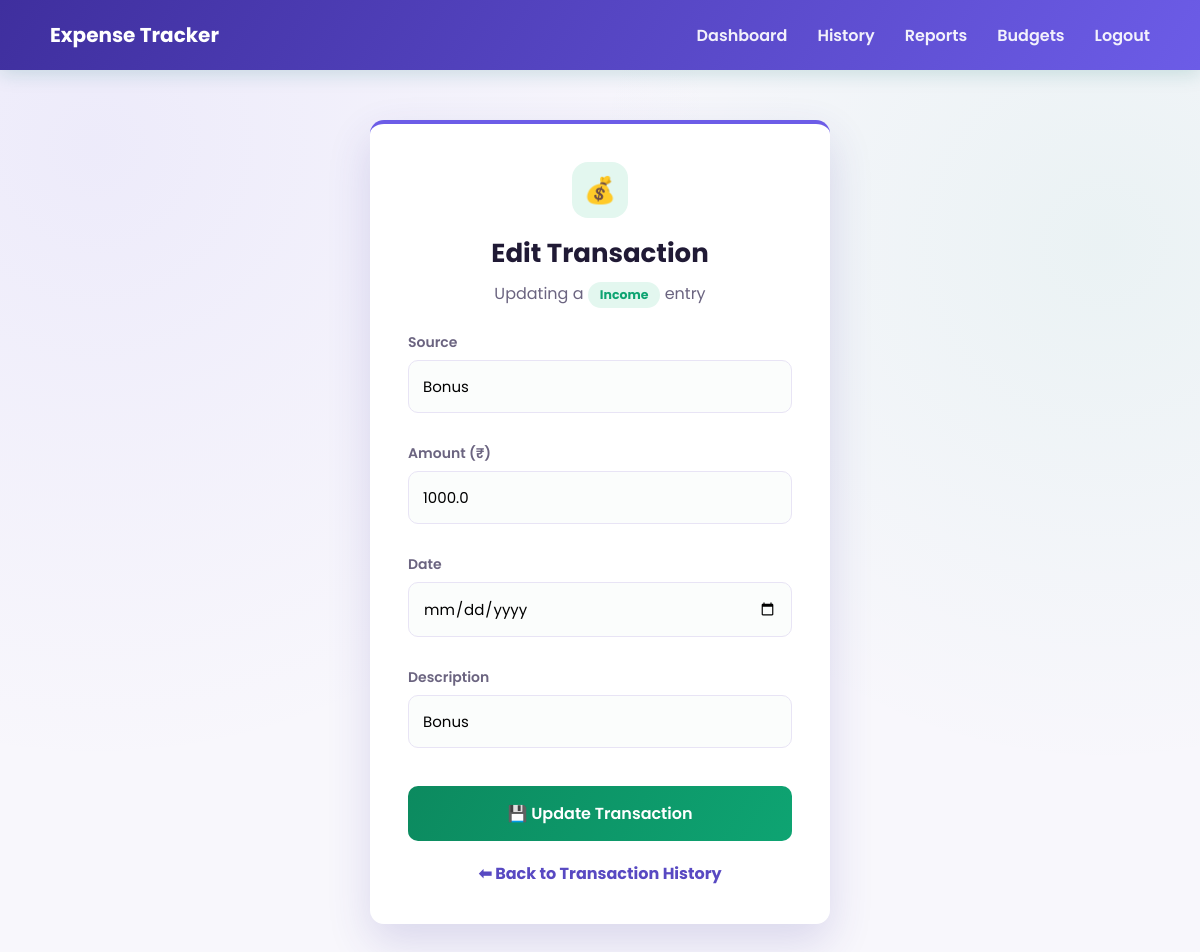
Page /edit_transaction/18 (signed in) on the earlier database version.
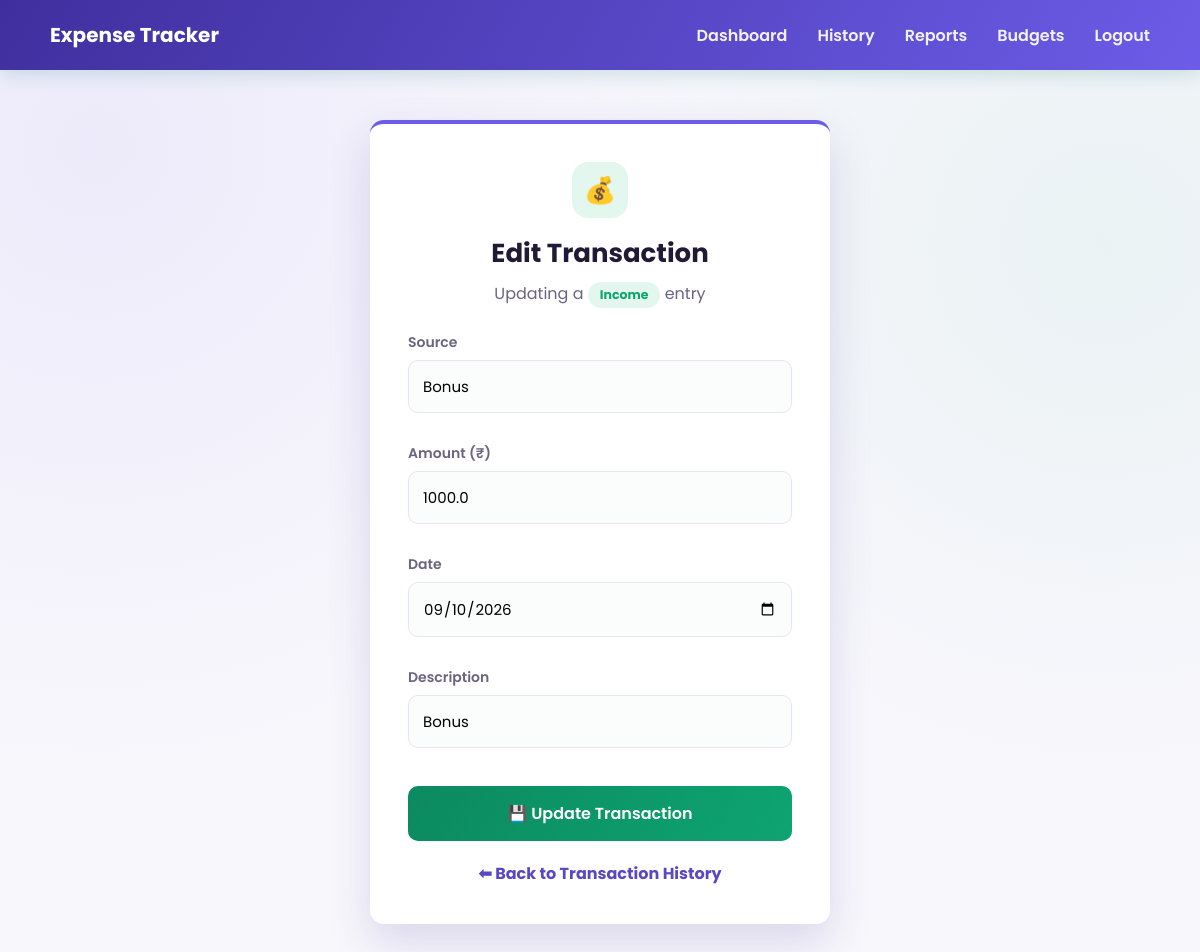
Same page on the later database version.
### tables this page shows
CREATE TABLE transactions(
    id INTEGER PRIMARY KEY AUTOINCREMENT,
    user_id INTEGER,
    type TEXT NOT NULL,
    amount REAL NOT NULL,
    category TEXT NOT NULL,
    description TEXT, date TEXT,
    FOREIGN KEY(user_id) REFERENCES users(id)
);

### app.py (the view, shortened to what this page needs)
@app.route("/edit_transaction/<int:transaction_id>", methods=["GET", "POST"])
@login_required
def edit_transaction(transaction_id):
    conn = get_db()
    cursor = conn.cursor()
    cursor.execute(
        "SELECT id, type, amount, category, description, date FROM transactions WHERE id=? AND user_id=?",
        (transaction_id, session["user_id"])
    )
    transaction = cursor.fetchone()
    if transaction is None:
        conn.close()
        flash("Transaction not found.")
        return redirect(url_for("transaction_history"))
    conn.close()
    return render_template("edit_transaction.html", transaction=transaction)

### app.py (called while the page is built)
def get_db():
    conn = sqlite3.connect(DB_NAME)
    conn.row_factory = sqlite3.Row
    return conn

def login_required(view_func):
    @wraps(view_func)
    def wrapped(*args, **kwargs):
        if "user_id" not in session:
            flash("Please log in to continue.")
            return redirect(url_for("login"))
        return view_func(*args, **kwargs)
    return wrapped

@app.context_processor
def inject_user():
    return {"current_user_name": session.get("user_name")}

### templates/edit_transaction.html (shortened to what this page needs)
<!DOCTYPE html>
<html lang="en">
<head>
    <link rel="stylesheet"
          href="{{ url_for('static', filename='css/style.css') }}">
</head>
<body>
<nav>
    <h2>Expense Tracker</h2>
    <ul>
        <li><a href="{{ url_for('dashboard') }}">Dashboard</a></li>
        <li><a href="{{ url_for('transaction_history') }}">History</a></li>
        <li><a href="{{ url_for('reports') }}">Reports</a></li>
        <li><a href="{{ url_for('budgets') }}">Budgets</a></li>
        <li><a href="{{ url_for('logout') }}">Logout</a></li>
    </ul>
</nav>
<div class="form-page">
    <div class="expense-container {{ 'income-mode' if transaction[1]=='Income' else 'expense-mode' }}">
        <div class="form-icon-header">{{ '💰' if transaction[1]=='Income' else '💸' }}</div>
        <h1>Edit Transaction</h1>
        <p class="form-subtext">
            Updating a
            <span class="type-badge {{ 'income' if transaction[1]=='Income' else 'expense' }}">{{ transaction[1] }}</span>
            entry
        </p>
        <form method="POST">
            <label>{{ 'Source' if transaction[1]=='Income' else 'Category' }}</label>
            <input
                type="text"
                name="category"
                value="{{ transaction[3] }}"
                required
            >
            <label>Amount (₹)</label>
            <input
                type="number"
                name="amount"
                min="0.01"
                step="0.01"
                value="{{ transaction[2] }}"
                required
            >
            <label>Date</label>
            <input
                type="date"
                name="date"
                value="{{ transaction[5] or '' }}"
                required
            >
            <label>Description</label>
            <input
                type="text"
                name="description"
                value="{{ transaction[4] or '' }}"
            >
            <button type="submit" class="primary-btn">
                💾 Update Transaction
            </button>
        </form>
        <a href="/transaction_history" class="back-btn">
            ⬅ Back to Transaction History
        </a>
    </div>
</div>
</body>
</html>

Differences in the rows shown:
changed transactions "Source": date (not shown) → "09/10/2026"
